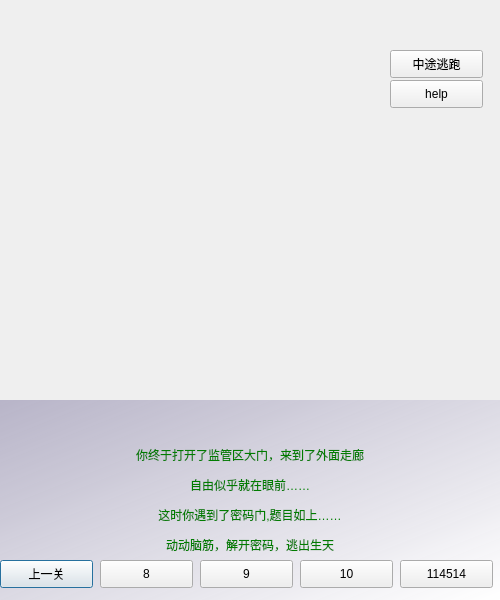
<?xml version="1.0" encoding="UTF-8"?>
<ui version="4.0">
 <class>Dialog4</class>
 <widget class="QDialog" name="Dialog4">
  <property name="geometry">
   <rect>
    <x>0</x>
    <y>0</y>
    <width>500</width>
    <height>600</height>
   </rect>
  </property>
  <property name="windowTitle">
   <string>Dialog</string>
  </property>
  <widget class="QLabel" name="label">
   <property name="geometry">
    <rect>
     <x>0</x>
     <y>0</y>
     <width>500</width>
     <height>400</height>
    </rect>
   </property>
   <property name="text">
    <string>&lt;html&gt;&lt;head/&gt;&lt;body&gt;&lt;p&gt;&lt;img src=&quot;:/images/p44.png&quot;/&gt;&lt;/p&gt;&lt;/body&gt;&lt;/html&gt;</string>
   </property>
  </widget>
  <widget class="QPushButton" name="pushButton">
   <property name="geometry">
    <rect>
     <x>0</x>
     <y>560</y>
     <width>93</width>
     <height>28</height>
    </rect>
   </property>
   <property name="text">
    <string>上一关</string>
   </property>
  </widget>
  <widget class="QPushButton" name="pushButton_2">
   <property name="geometry">
    <rect>
     <x>400</x>
     <y>560</y>
     <width>93</width>
     <height>28</height>
    </rect>
   </property>
   <property name="text">
    <string>114514</string>
   </property>
  </widget>
  <widget class="QLabel" name="label_2">
   <property name="geometry">
    <rect>
     <x>0</x>
     <y>400</y>
     <width>500</width>
     <height>200</height>
    </rect>
   </property>
   <property name="styleSheet">
    <string notr="true">background-color: qlineargradient(spread:pad, x1:0, y1:0, x2:1, y2:1, stop:0 rgba(175, 171, 194, 220), stop:1 rgba(255, 255, 255, 255));
color: rgb(0, 125, 0);</string>
   </property>
   <property name="text">
    <string>&lt;html&gt;&lt;head/&gt;&lt;body&gt;&lt;p align=&quot;center&quot;&gt;你终于打开了监管区大门，来到了外面走廊&lt;/p&gt;&lt;p align=&quot;center&quot;&gt;自由似乎就在眼前……&lt;/p&gt;&lt;p align=&quot;center&quot;&gt;这时你遇到了密码门,题目如上……&lt;/p&gt;&lt;p align=&quot;center&quot;&gt;动动脑筋，解开密码，逃出生天&lt;/p&gt;&lt;/body&gt;&lt;/html&gt;</string>
   </property>
  </widget>
  <widget class="QPushButton" name="pushButton_3">
   <property name="geometry">
    <rect>
     <x>100</x>
     <y>560</y>
     <width>93</width>
     <height>28</height>
    </rect>
   </property>
   <property name="text">
    <string>8</string>
   </property>
  </widget>
  <widget class="QPushButton" name="pushButton_4">
   <property name="geometry">
    <rect>
     <x>200</x>
     <y>560</y>
     <width>93</width>
     <height>28</height>
    </rect>
   </property>
   <property name="text">
    <string>9</string>
   </property>
  </widget>
  <widget class="QPushButton" name="pushButton_5">
   <property name="geometry">
    <rect>
     <x>300</x>
     <y>560</y>
     <width>93</width>
     <height>28</height>
    </rect>
   </property>
   <property name="text">
    <string>10</string>
   </property>
  </widget>
  <widget class="QPushButton" name="pushButton_6">
   <property name="geometry">
    <rect>
     <x>390</x>
     <y>80</y>
     <width>93</width>
     <height>28</height>
    </rect>
   </property>
   <property name="text">
    <string>help</string>
   </property>
  </widget>
  <widget class="QPushButton" name="pushButton_7">
   <property name="geometry">
    <rect>
     <x>390</x>
     <y>50</y>
     <width>93</width>
     <height>28</height>
    </rect>
   </property>
   <property name="text">
    <string>中途逃跑</string>
   </property>
  </widget>
  <zorder>label_2</zorder>
  <zorder>label</zorder>
  <zorder>pushButton</zorder>
  <zorder>pushButton_2</zorder>
  <zorder>pushButton_3</zorder>
  <zorder>pushButton_4</zorder>
  <zorder>pushButton_5</zorder>
  <zorder>pushButton_6</zorder>
  <zorder>pushButton_7</zorder>
 </widget>
 <resources/>
 <connections/>
</ui>
